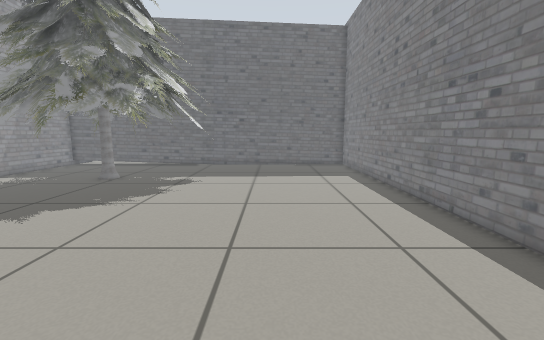
View 1 (above)

14 first-person views from a walk through a robot-simulator world made for Gazebo. The camera is 0.67 m above the floor, tilts 8° down and sees 90° across. Floor lines are 1 m apart. The floor is counted in squares, 0.25 m on a side. Each view is taken from the middle of a square. On the plan, view 1 faces up. The plan holds only what a view shows up to about 19 squares ahead; the rest is blank. The place goes on beyond the plan.

View 2
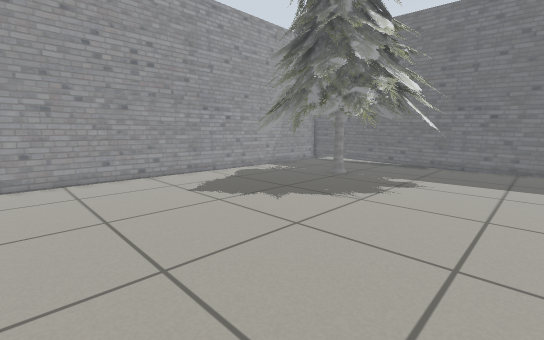

View 3
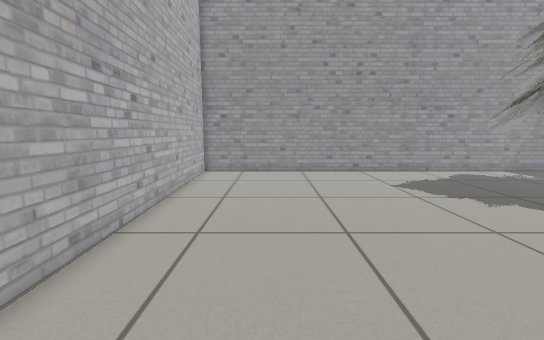

View 4
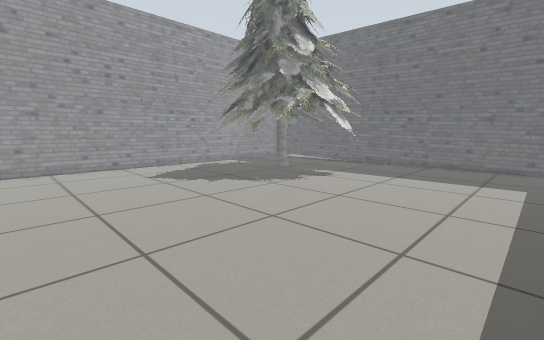

View 5
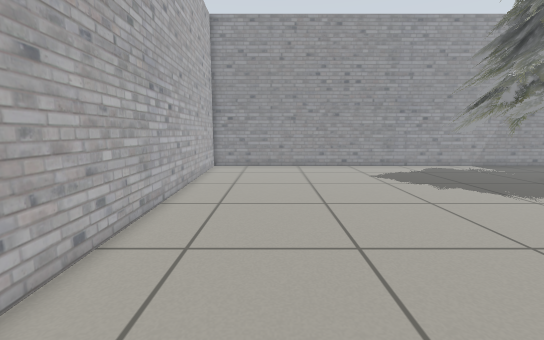

View 6
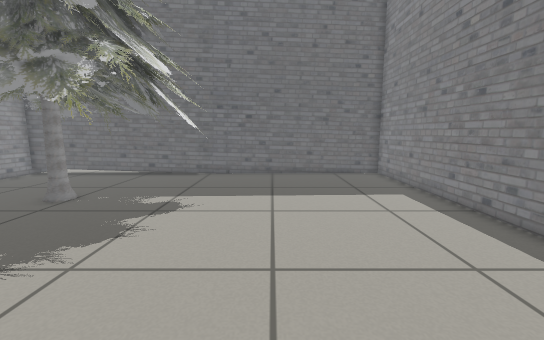

View 7
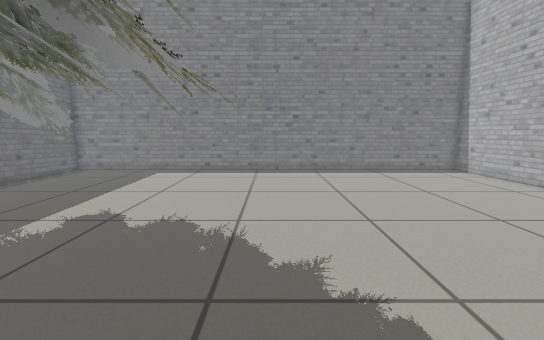

View 8
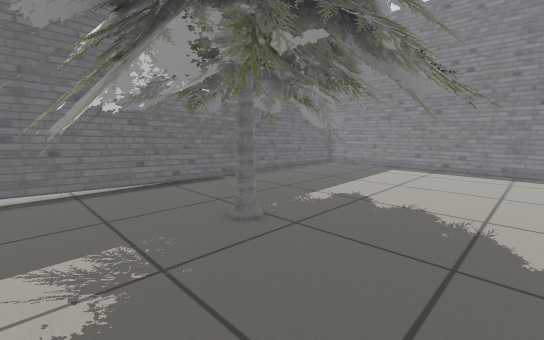

View 9
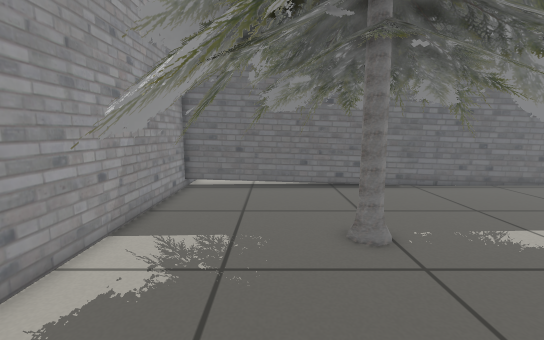

View 10
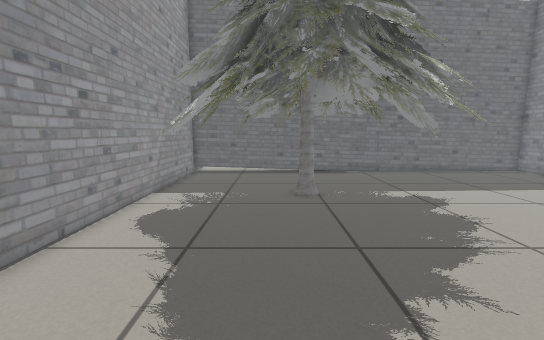

View 11
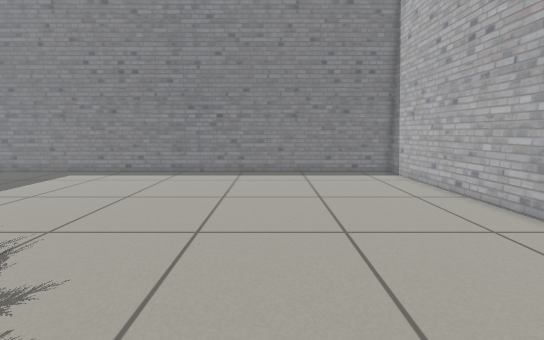

View 12
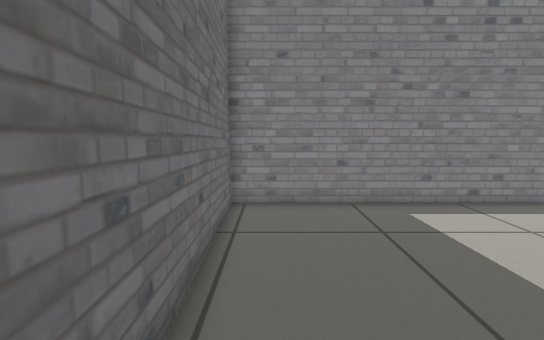

View 13
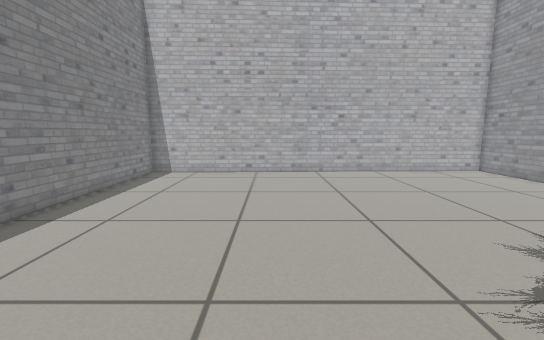

View 14
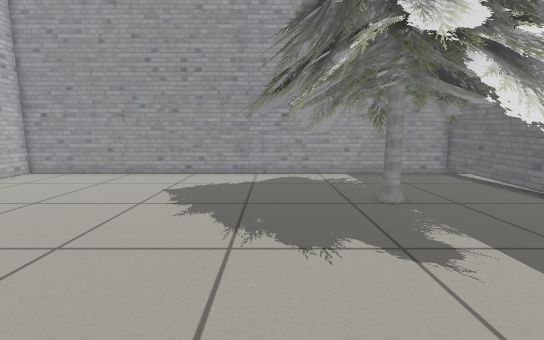

### Floor plan
Points are (right, up) in squares from view 1. A wall is a line through its corners. A room is listed if a view was taken in it or the views show most of it. See-through windows are left out.
Room 1 (views 1, 2, 3, 4, 5, 6, 7, 8, 9, 10, 11, 12, 13, 14)
walls: (-16.3, 16.6) (-16.3, -4.6) (5.9, -3.8) (5.9, 22.5) (-8.6, 22.3)
objects: pine tree (-15, 10) to (-4, 22)

Where each view was taken, in squares from view 1:
view 1: 0 up, 0 right, facing up
view 2: 0 up, 0 right, facing up-left
view 3: 0 up, 2 right, facing left
view 4: 0 up, 5 right, facing up-left
view 5: 0 up, 5 right, facing left
view 6: 5 up, 1 left, facing up
view 7: 9 up, 13 left, facing right
view 8: 9 up, 15 left, facing up-right
view 9: 9 up, 12 left, facing up
view 10: 4 up, 11 left, facing up
view 11: 4 up, 12 left, facing right
view 12: 21 up, 4 left, facing right
view 13: 14 up, 2 left, facing down
view 14: 11 up, 1 right, facing left
